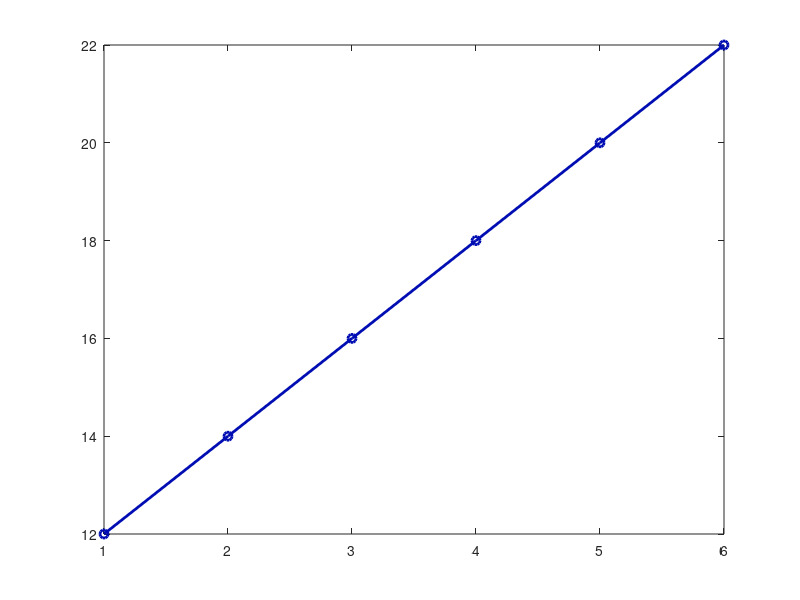

The MATLAB script that drew this image: (Note: this script raises an error after producing the figure.)
%% critical values for model selection criteria
clear;
clc;
close all;
% % 1) LRT
% LS = {'--','-',':'};
% p = [0.01, 0.05, 0.1]; %// probability (i.e. quantile)
d_npar = 1:6; %difference in number of parameters %// degrees of freedom (difference in number of parameters)
% n = 0; %// non-centrality parameter. Set to 0 to generate the provided table
% for i=1:length(p)
%     for j=1:length(d_npar)
%         crit_LRT(i,j) = ncx2inv(1-p(i), d_npar(j), n);
%     end
%     plot([1:length(d_npar)],crit_LRT(i,:),'k','LineStyle',LS{i},'Marker','o','Displayname',['LRT for \alpha = ',num2str(p(i))],'LineWidth',2);
%     hold on;
% end

% 2) AIC
for j=1:length(d_npar)
    crit_AIC(j) = 10+2*d_npar(j); 
end
plot([1:length(d_npar)],crit_AIC,'color',[0 0.05 0.7],'LineStyle','-','Marker','o','Displayname','AIC','LineWidth',2);
hold on;


% 2) AIC_c
n_par_1 =[21,27]; % the more parameter the more conservative
n_obs = [49*3, 49*7];
LS = {'--','-'};
C = {'indian red','deep carrot orange'};
for id_i = 1:length(n_par_1)
    for id_k = 1:length(n_obs)
        for id_j=1:length(d_npar)
            n_par_2(id_i,id_j) = n_par_1(id_i)+d_npar(id_j);
            crit_AIC_c(n_par_2(id_i,id_j)-n_par_1(id_i),(id_k-1)*length(n_obs)+id_i) = 10+2*(n_par_2(id_i,id_j)+((n_par_2(id_i,id_j)*(n_par_2(id_i,id_j)-1))/(n_obs(id_k)-n_par_2(id_i,id_j)-1)) - n_par_1(id_i)-((n_par_1(id_i)*(n_par_1(id_i)-1))/(n_obs(id_k)-n_par_1(id_i)-1)));
            if id_j==length(d_npar)
                DN = ['AIC_c for ', num2str(n_obs(id_k)),' observations and ',num2str(n_par_1(id_i)),' parameters'];
                plot(1:length(d_npar),crit_AIC_c(:,(id_k-1)*length(n_obs)+id_i),'color',rgb(C{id_i}),'LineStyle',LS{id_k},'Marker','o','Displayname',DN,'LineWidth',2);
            end
        end
    end
end

% 3) BIC
for i=1:length(n_obs)
    for j=1:length(d_npar)
        crit_BIC(i,j) = 10+log(n_obs(i))*d_npar(j); 
    end
    plot([1:length(d_npar)],crit_BIC(i,:),'color',[0,0.7,0.7],'LineStyle',LS{i},'Marker','o','Displayname',['BIC for ', num2str(n_obs(i)),' observations'],'LineWidth',2);
    hold on;
end
xlabel('Difference in number of parameters','FontSize',22)
ylabel('Critical value','FontSize',22)
set(gca,'FontSize',17);
L = legend('show');
L.FontSize = 17;